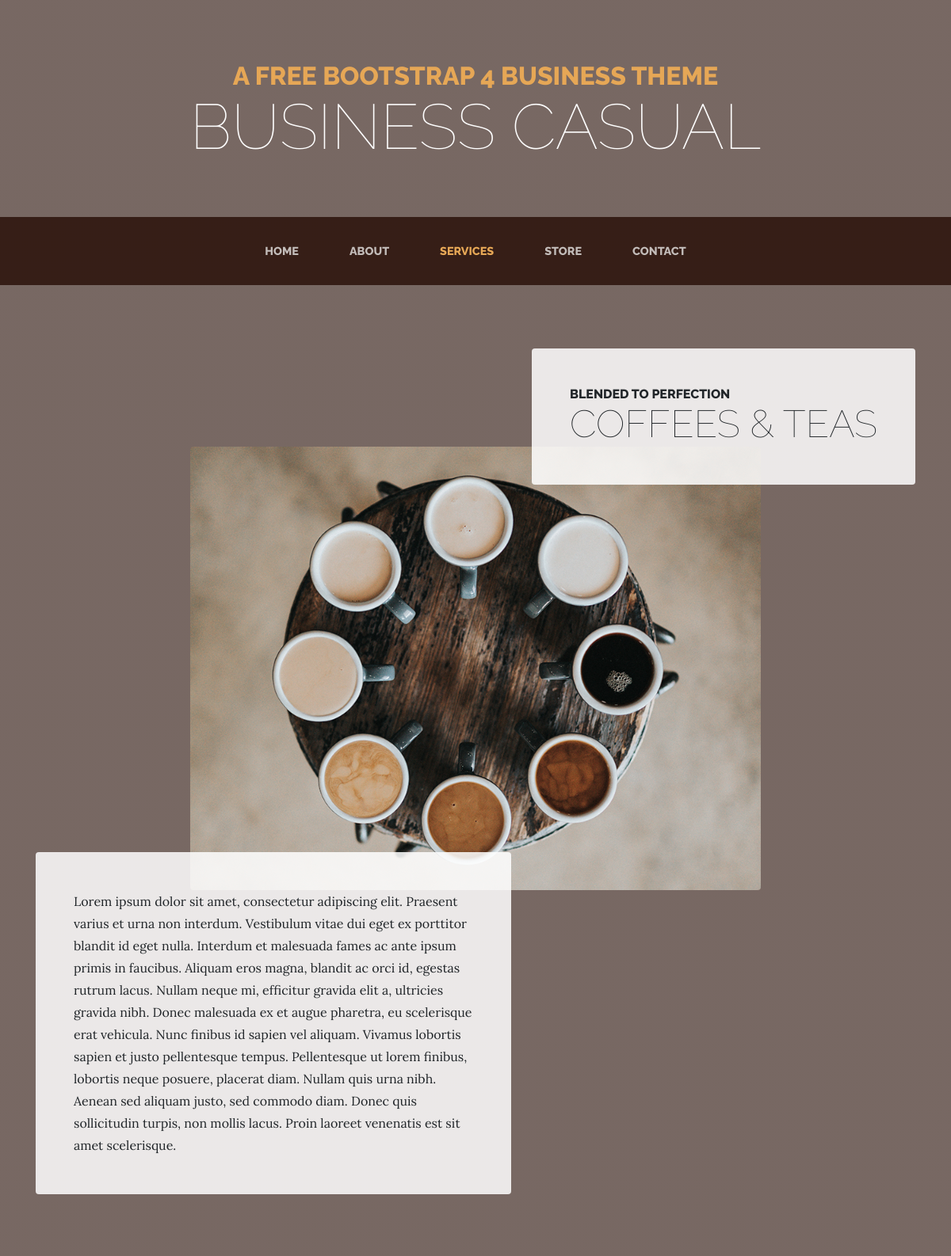
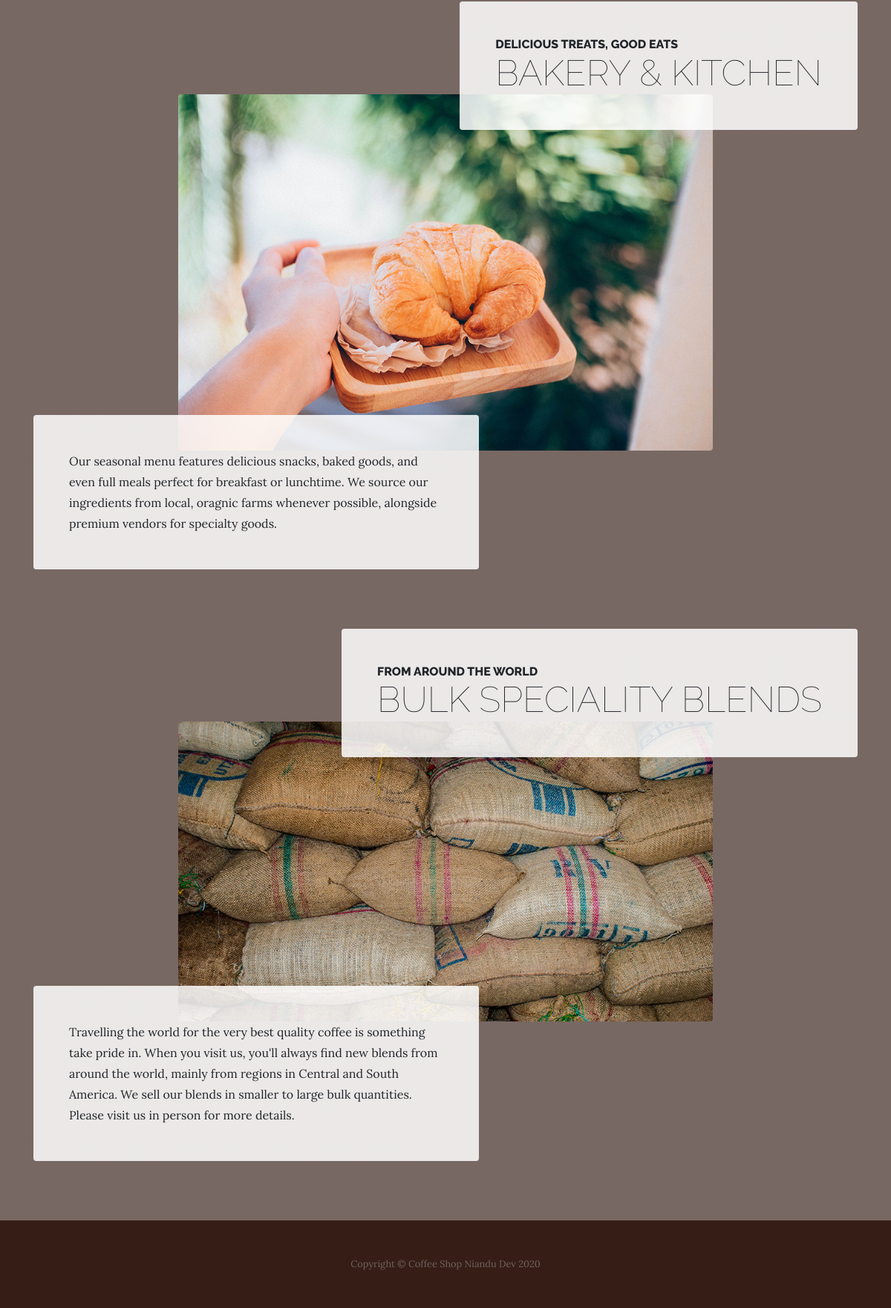
The app's page /services/services/ with its own data (2 pictures, top to bottom).
### services/models.py (models this page shows, shortened)
class Service(models.Model):
    title = models.CharField(max_length=200, verbose_name="Title")
    subtitle = models.CharField(max_length=200, verbose_name="Subtitle")
    content = RichTextField(verbose_name="Content", blank=True, default='')
    image = models.ImageField(verbose_name="Image", upload_to="services", blank=True, default='')
    created = models.DateTimeField(auto_now_add=True, verbose_name="Created")
    updated = models.DateTimeField(auto_now=True, verbose_name="Updated")
    class Meta:
        verbose_name = "Service"
        verbose_name_plural = "Services"
        ordering = ['-created']

### services/views.py (the view)
# urls.py: path('services/', include('services.urls')),
def services(request):
    services = Service.objects.all()
    context = {
        'services': services,
    }
    return render(request, "services/services.html", context)

### services/templates/services/services.html (shortened to what this page needs)
{% extends "base/base.html" %}
{% load static %}
{% block content %}
  {% if services %}
    {% for service in services reversed %}
        <section class="page-section">
            <div class="container">
                <div class="product-item">
                    <div class="product-item-title d-flex">
                        <div class="bg-faded p-5 d-flex ml-auto rounded">
                            <h2 class="section-heading mb-0">
                                <span class="section-heading-upper">{{ service.subtitle }}</span>
                                <span class="section-heading-lower">{{ service.title }}</span>
                            </h2>
                        </div>
                    </div>
                    <img class="product-item-img mx-auto d-flex rounded img-fluid mb-3 mb-lg-0" src="{{service.image.url}}" alt="">
                    <div class="product-item-description d-flex mr-auto">
                        <div class="bg-faded p-5 rounded">
                        <p class="mb-0">{{ service.content }}</p>
                        </div>
                    </div>
                </div>
            </div>
        </section>
    {% endfor %}
  {% else %}
    <p>No services available</p>
  {% endif %}
{% endblock content %}

### base/templates/base/base.html (shortened to what this page needs)
{% load static %}
<!DOCTYPE html>
<html lang="en">
<head>
  <link href="{% static 'base/vendor/bootstrap/css/bootstrap.min.css' %}" rel="stylesheet">
  <link href="{% static 'base/css/business-casual.min.css' %}" rel="stylesheet">
</head>
<body>
  <h1 class="site-heading text-center text-white d-none d-lg-block">
    <span class="site-heading-upper text-primary mb-3">A Free Bootstrap 4 Business Theme</span>
    <span class="site-heading-lower">Business Casual</span>
  </h1>
  <nav class="navbar navbar-expand-lg navbar-dark py-lg-4" id="mainNav">
    <div class="container">
      <div class="collapse navbar-collapse" id="navbarResponsive">
        <ul class="navbar-nav mx-auto">
          <li class="nav-item px-lg-4 {% if request.path == '/' %}active{% endif %}">
            <a class="nav-link text-uppercase text-expanded" href="{% url 'home' %}">Home</a>
          </li>
          <li class="nav-item px-lg-4 {% if request.path == '/about/' %}active{% endif %}">
            <a class="nav-link text-uppercase text-expanded" href="{% url 'about' %}">About</a>
          </li>
          <li class="nav-item px-lg-4 {% if '/services/' in request.path %}active{% endif %}">
            <a class="nav-link text-uppercase text-expanded" href="{% url 'services' %}">Services</a>
          </li>
          <li class="nav-item px-lg-4 {% if '/store/' in request.path %}active{% endif %}">
            <a class="nav-link text-uppercase text-expanded" href="{% url 'store' %}">Store</a>
          </li>
          <li class="nav-item px-lg-4 {% if '/contact/' in request.path %}active{% endif %}">
            <a class="nav-link text-uppercase text-expanded" href="{% url 'contact' %}">Contact</a>
          </li>
        </ul>
      </div>
    </div>
  </nav>
  {% block content %}{% endblock content %}
  <footer class="footer text-faded text-center py-5">
    <div class="container">
      <p class="m-0 small">Copyright &copy; Coffee Shop Niandu Dev <span id="year"></span></p>
    </div>
  </footer>
</body>
</html>

### records on screen
Service: subtitle "BLENDED TO PERFECTION", title "COFFEES & TEAS", image (picture), content "Lorem ipsum dolor sit amet, consectetur adipiscing elit. Praesent varius et urna non interdum. Vestibulum vitae dui eget ex porttitor blandit id eget nulla. Interdum et malesuada fames ac ante ipsum primis in faucibus. Aliquam eros magna, blandit ac orci id, egestas rutrum lacus. Nullam neque mi, efficitur gravida elit a, ultricies gravida nibh. Donec malesuada ex et augue pharetra, eu scelerisque erat vehicula. Nunc finibus id sapien vel aliquam. Vivamus lobortis sapien et justo pellentesque tempus. Pellentesque ut lorem finibus, lobortis neque posuere, placerat diam. Nullam quis urna nibh. Aenean sed aliquam justo, sed commodo diam. Donec quis sollicitudin turpis, non mollis lacus. Proin…"
Service: subtitle "DELICIOUS TREATS, GOOD EATS", title "BAKERY & KITCHEN", image (picture), content "Our seasonal menu features delicious snacks, baked goods, and even full meals perfect for breakfast or lunchtime. We source our ingredients from local, oragnic farms whenever possible, alongside premium vendors for specialty goods."
Service: subtitle "FROM AROUND THE WORLD", title "BULK SPECIALITY BLENDS", image (picture), content "Travelling the world for the very best quality coffee is something take pride in. When you visit us, you'll always find new blends from around the world, mainly from regions in Central and South America. We sell our blends in smaller to large bulk quantities. Please visit us in person for more details."
